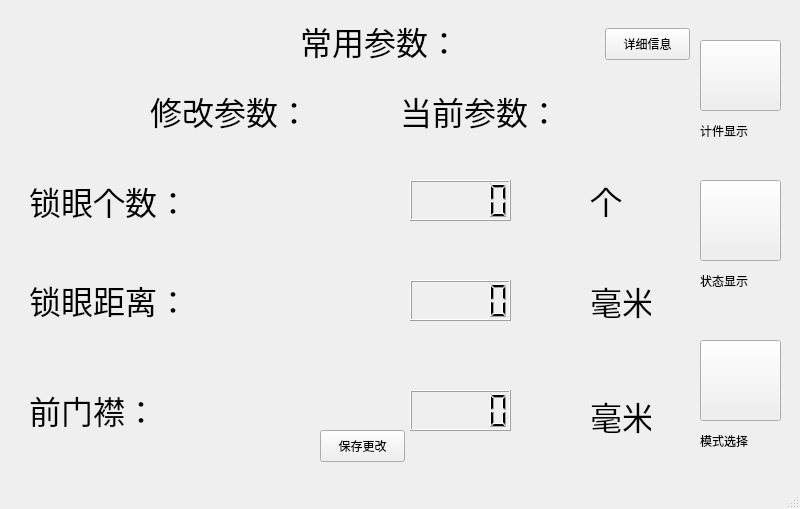
<?xml version="1.0" encoding="UTF-8"?>
<ui version="4.0">
 <class>confige</class>
 <widget class="QMainWindow" name="confige">
  <property name="geometry">
   <rect>
    <x>0</x>
    <y>0</y>
    <width>800</width>
    <height>509</height>
   </rect>
  </property>
  <property name="windowTitle">
   <string>MainWindow</string>
  </property>
  <widget class="QWidget" name="centralwidget">
   <widget class="QLabel" name="label_2">
    <property name="geometry">
     <rect>
      <x>29</x>
      <y>180</y>
      <width>181</width>
      <height>41</height>
     </rect>
    </property>
    <property name="font">
     <font>
      <family>ADMUI3Lg</family>
      <pointsize>24</pointsize>
     </font>
    </property>
    <property name="text">
     <string>锁眼个数：</string>
    </property>
   </widget>
   <widget class="QLabel" name="label_3">
    <property name="geometry">
     <rect>
      <x>29</x>
      <y>280</y>
      <width>181</width>
      <height>40</height>
     </rect>
    </property>
    <property name="font">
     <font>
      <family>ADMUI3Lg</family>
      <pointsize>24</pointsize>
     </font>
    </property>
    <property name="text">
     <string>锁眼距离：</string>
    </property>
   </widget>
   <widget class="QLabel" name="label_4">
    <property name="geometry">
     <rect>
      <x>29</x>
      <y>390</y>
      <width>131</width>
      <height>40</height>
     </rect>
    </property>
    <property name="font">
     <font>
      <family>ADMUI3Lg</family>
      <pointsize>24</pointsize>
     </font>
    </property>
    <property name="text">
     <string>前门襟：</string>
    </property>
   </widget>
   <widget class="QPushButton" name="back">
    <property name="geometry">
     <rect>
      <x>700</x>
      <y>340</y>
      <width>81</width>
      <height>81</height>
     </rect>
    </property>
    <property name="font">
     <font>
      <family>Sans</family>
      <pointsize>12</pointsize>
     </font>
    </property>
    <property name="text">
     <string/>
    </property>
   </widget>
   <widget class="QLabel" name="label_8">
    <property name="geometry">
     <rect>
      <x>700</x>
      <y>120</y>
      <width>91</width>
      <height>21</height>
     </rect>
    </property>
    <property name="text">
     <string>计件显示</string>
    </property>
   </widget>
   <widget class="QPushButton" name="show">
    <property name="geometry">
     <rect>
      <x>700</x>
      <y>180</y>
      <width>81</width>
      <height>81</height>
     </rect>
    </property>
    <property name="font">
     <font>
      <family>Sans</family>
      <pointsize>12</pointsize>
     </font>
    </property>
    <property name="text">
     <string/>
    </property>
   </widget>
   <widget class="QLabel" name="label_9">
    <property name="geometry">
     <rect>
      <x>700</x>
      <y>270</y>
      <width>91</width>
      <height>21</height>
     </rect>
    </property>
    <property name="text">
     <string>状态显示</string>
    </property>
   </widget>
   <widget class="QPushButton" name="work">
    <property name="geometry">
     <rect>
      <x>700</x>
      <y>40</y>
      <width>81</width>
      <height>71</height>
     </rect>
    </property>
    <property name="font">
     <font>
      <family>Sans</family>
      <pointsize>12</pointsize>
     </font>
    </property>
    <property name="text">
     <string/>
    </property>
   </widget>
   <widget class="QLabel" name="label_10">
    <property name="geometry">
     <rect>
      <x>700</x>
      <y>430</y>
      <width>91</width>
      <height>21</height>
     </rect>
    </property>
    <property name="text">
     <string>模式选择</string>
    </property>
   </widget>
   <widget class="QLabel" name="label">
    <property name="geometry">
     <rect>
      <x>150</x>
      <y>90</y>
      <width>191</width>
      <height>41</height>
     </rect>
    </property>
    <property name="font">
     <font>
      <family>Agency FB</family>
      <pointsize>24</pointsize>
     </font>
    </property>
    <property name="text">
     <string>修改参数：</string>
    </property>
   </widget>
   <widget class="QLabel" name="label_11">
    <property name="geometry">
     <rect>
      <x>300</x>
      <y>10</y>
      <width>181</width>
      <height>61</height>
     </rect>
    </property>
    <property name="font">
     <font>
      <family>Agency FB</family>
      <pointsize>24</pointsize>
     </font>
    </property>
    <property name="text">
     <string>常用参数：</string>
    </property>
   </widget>
   <widget class="QPushButton" name="pushButton">
    <property name="geometry">
     <rect>
      <x>605</x>
      <y>28</y>
      <width>85</width>
      <height>32</height>
     </rect>
    </property>
    <property name="text">
     <string>详细信息</string>
    </property>
   </widget>
   <widget class="QLCDNumber" name="lcdNumber_2">
    <property name="geometry">
     <rect>
      <x>410</x>
      <y>280</y>
      <width>101</width>
      <height>41</height>
     </rect>
    </property>
   </widget>
   <widget class="QLCDNumber" name="lcdNumber">
    <property name="geometry">
     <rect>
      <x>410</x>
      <y>180</y>
      <width>101</width>
      <height>41</height>
     </rect>
    </property>
   </widget>
   <widget class="QLabel" name="label_13">
    <property name="geometry">
     <rect>
      <x>590</x>
      <y>280</y>
      <width>61</width>
      <height>41</height>
     </rect>
    </property>
    <property name="font">
     <font>
      <family>Agency FB</family>
      <pointsize>24</pointsize>
     </font>
    </property>
    <property name="text">
     <string>毫米</string>
    </property>
   </widget>
   <widget class="QLCDNumber" name="lcdNumber_3">
    <property name="geometry">
     <rect>
      <x>410</x>
      <y>390</y>
      <width>101</width>
      <height>41</height>
     </rect>
    </property>
   </widget>
   <widget class="QLabel" name="label_14">
    <property name="geometry">
     <rect>
      <x>590</x>
      <y>390</y>
      <width>61</width>
      <height>51</height>
     </rect>
    </property>
    <property name="font">
     <font>
      <family>Agency FB</family>
      <pointsize>24</pointsize>
     </font>
    </property>
    <property name="text">
     <string>毫米</string>
    </property>
   </widget>
   <widget class="QLabel" name="label_16">
    <property name="geometry">
     <rect>
      <x>590</x>
      <y>180</y>
      <width>90</width>
      <height>40</height>
     </rect>
    </property>
    <property name="font">
     <font>
      <family>Agency FB</family>
      <pointsize>24</pointsize>
     </font>
    </property>
    <property name="text">
     <string>个</string>
    </property>
   </widget>
   <widget class="QLabel" name="label_17">
    <property name="geometry">
     <rect>
      <x>400</x>
      <y>90</y>
      <width>191</width>
      <height>41</height>
     </rect>
    </property>
    <property name="font">
     <font>
      <family>Agency FB</family>
      <pointsize>24</pointsize>
     </font>
    </property>
    <property name="text">
     <string>当前参数：</string>
    </property>
   </widget>
   <widget class="QPushButton" name="pushButton_2">
    <property name="geometry">
     <rect>
      <x>320</x>
      <y>430</y>
      <width>85</width>
      <height>32</height>
     </rect>
    </property>
    <property name="text">
     <string>保存更改</string>
    </property>
   </widget>
  </widget>
  <widget class="QMenuBar" name="menubar">
   <property name="geometry">
    <rect>
     <x>0</x>
     <y>0</y>
     <width>800</width>
     <height>31</height>
    </rect>
   </property>
  </widget>
  <widget class="QStatusBar" name="statusbar"/>
 </widget>
 <resources/>
 <connections/>
</ui>
